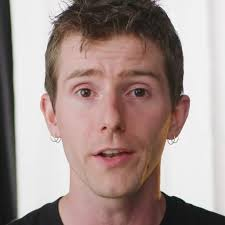
#> input picture test_images/linus1.jpg, 225 x 225 px
$ jupyter execute Data_Preprocessing.ipynb   (shell and % lines are left out)
#> lines starting #> are read from the running program, lines starting #| are printed output that depends on the picture; after the words box and inside, x2 and y2 are one past the last pixel; in counts of white or black regions, pixels touching at a corner belong together
<h1 style='color:Green' align='center'>Celebrity Image Classification<h1>

[cell 1]
import numpy as np
import cv2
import matplotlib
from matplotlib import pyplot as plt

<h2>Preprocessing :- Detect face and eyes</h2>

[cell 2]
img = cv2.imread('./test_images/linus1.jpg')
#> img is the input picture: shape (225, 225, 3); mean B, G, R 142, 146.4, 164.7
img.shape
#> Out = (225, 225, 3)

[cell 3]
plt.imshow(img)

[cell 4]
gray = cv2.cvtColor(img, cv2.COLOR_BGR2GRAY)
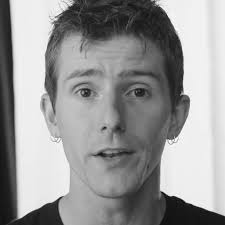
#> gray: shape (225, 225); min 6, max 255, mean 151.4
gray.shape
#> Out = (225, 225)

[cell 5]
gray #representation in terms of matrix

[cell 6]
plt.imshow(gray, cmap='gray')

Using HaarCascade(Refer to OpenCV Documentation)

[cell 7]
face_cascade = cv2.CascadeClassifier('./opencv/haarcascades/haarcascade_frontalface_default.xml')
eye_cascade = cv2.CascadeClassifier('./opencv/haarcascades/haarcascade_eye.xml')

faces = face_cascade.detectMultiScale(gray, 1.3, 5)
#> faces = [[39, 32, 149, 149]]
faces
#> Out = [[39, 32, 149, 149]]

[cell 8]
(x,y,w,h) = faces[0]
#> x = 39; y = 32; w = 149; h = 149
x,y,w,h
#> Out = (39, 32, 149, 149)

[cell 9]
face_img = cv2.rectangle(img,(x,y),(x+w,y+h),(255,0,0),2)
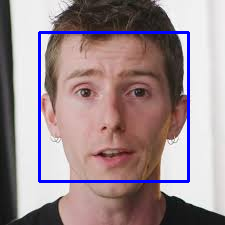
#> face_img: shape (225, 225, 3); mean B, G, R 144.8, 140.1, 158
plt.imshow(face_img)

[cell 10]
cv2.destroyAllWindows()
for (x,y,w,h) in faces:
    face_img = cv2.rectangle(img,(x,y),(x+w,y+h),(255,0,0),2)
    roi_gray = gray[y:y+h, x:x+w]
    roi_color = face_img[y:y+h, x:x+w]
    eyes = eye_cascade.detectMultiScale(roi_gray)
    for (ex,ey,ew,eh) in eyes:
        cv2.rectangle(roi_color,(ex,ey),(ex+ew,ey+eh),(0,255,0),2)
#> this loop made 1 pass
#> (x, y, w, h, eyes) on pass 1: (39, 32, 149, 149, [[26, 41, 36, 36], [83, 44, 34, 34]])
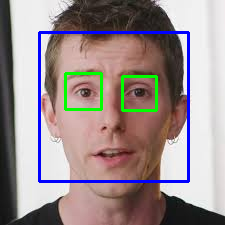
#> img: shape (225, 225, 3); 1.64% of pixels changed, all inside (x1, y1, x2, y2) = (64, 72, 158, 112)
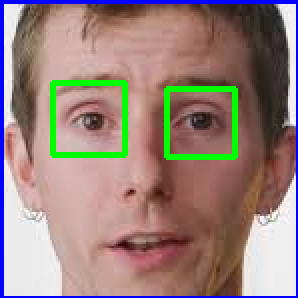
#> roi_color: shape (149, 149, 3) (shown 2 times larger); mean B, G, R 124.3, 130.9, 152.2


plt.figure()
plt.imshow(face_img, cmap='gray')
plt.show()

Crop The Face

[cell 11]
plt.imshow(roi_color, cmap='gray')

[cell 12]
cropped_img = np.array(roi_color)
cropped_img.shape
#> Out = (149, 149, 3)

Preprocessing: Use wavelet transform as a feature for traning our model

Wavelet Transformation (Help model distinguish between eyes, nose, ear, etc)

### Wavelet Transformation (Stackoverflow)

[cell 13]
import numpy as np
import pywt
import cv2

def w2d(img, mode='haar', level=1):
#> called with mode = 'db1', level = 5
    imArray = img
    #Datatype conversions
    #convert to grayscale
    imArray = cv2.cvtColor( imArray,cv2.COLOR_RGB2GRAY )
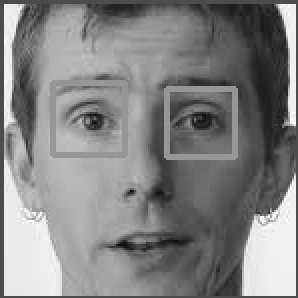
#> imArray: shape (149, 149) (shown 2 times larger); min 11, max 254, mean 131.3
    #convert to float
    imArray =  np.float32(imArray)
    imArray /= 255;
    # compute coefficients
    coeffs=pywt.wavedec2(imArray, mode, level=level)
#> coeffs = 6 items

    #Process Coefficients
    coeffs_H=list(coeffs)
#> coeffs_H = 6 items
    coeffs_H[0] *= 0;

    # reconstruction
    imArray_H=pywt.waverec2(coeffs_H, mode);
    imArray_H *= 255;
    imArray_H =  np.uint8(imArray_H)
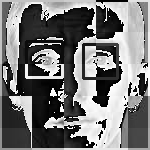
#> imArray_H: shape (150, 150); min 0, max 255, mean 117.8

    return imArray_H

[cell 14]
im_har = w2d(cropped_img,'db1',5)
plt.imshow(im_har, cmap='gray')

Preprocessing: Load image, detect face. If eyes >=2, then save and crop the face region

Function to get a image and crop it if it has 2 eyes. We are converting it to grayscale to reduce a RGB dimension(Which makes things way easier)

[cell 15]
def get_cropped_image_if_2_eyes(image_path):
#> called with image_path = './test_images/linus1.jpg'
    img = cv2.imread(image_path)
    if img is None:
        print(f"Error: Image not found or unable to read: {image_path}")
        return None
    gray = cv2.cvtColor(img, cv2.COLOR_BGR2GRAY)
    faces = face_cascade.detectMultiScale(gray, 1.3, 5)
#> faces = [[39, 32, 149, 149]]
    for (x, y, w, h) in faces:
        roi_gray = gray[y:y+h, x:x+w]
        eyes = eye_cascade.detectMultiScale(roi_gray)
        if len(eyes) >= 2:
            roi_color = img[y:y+h, x:x+w]
            return roi_color
    return None

[cell 16]
original_image = cv2.imread('./test_images/linus1.jpg')
plt.imshow(original_image)

[cell 17]
cropped_image = get_cropped_image_if_2_eyes('./test_images/linus1.jpg')
plt.imshow(cropped_image)

**In the below image face is not very clear and it doesn't have two eyes clearly visible**

[cell 18]
org_image_obstructed = cv2.imread('./test_images/linus2.jpeg')
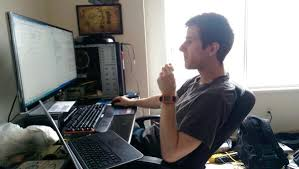
#> input picture test_images/linus2.jpeg, 299 x 169 px
#> org_image_obstructed is the input picture: shape (169, 299, 3); mean B, G, R 118.4, 119.2, 119.5
plt.imshow(org_image_obstructed)

[cell 19]
cropped_image_no_2_eyes = get_cropped_image_if_2_eyes('./test_images/linus2.jpeg')
cropped_image_no_2_eyes

This image doesn't have visible eyes so we won't use these images for training as of now

[cell 20]
path_to_data = "./dataset/"
path_to_cr_data = "./dataset/cropped/"

[cell 21]
import os
img_dirs = []
for entry in os.scandir(path_to_data):
    if entry.is_dir():
        img_dirs.append(entry.path)

[cell 22]
img_dirs

**Go through all images in dataset folder and create cropped images for them. There will be cropped folder inside dataset folder after executing this code**

[cell 23]
import shutil
if os.path.exists(path_to_cr_data):
     shutil.rmtree(path_to_cr_data)
os.mkdir(path_to_cr_data)

[cell 24]
cropped_image_dirs = []
celebrity_file_names_dict = {}
for img_dir in img_dirs:
    count = 1
    celebrity_name = img_dir.split('/')[-1]
    celebrity_file_names_dict[celebrity_name] = []
    for entry in os.scandir(img_dir):
        print(f"Processing file: {entry.path}")
        roi_color = get_cropped_image_if_2_eyes(entry.path)
#> call 3 of get_cropped_image_if_2_eyes, with image_path = './dataset/amber_heard/image_101.jpg'
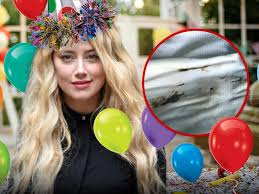
#> input picture dataset/amber_heard/image_101.jpg, 259 x 194 px
#> in get_cropped_image_if_2_eyes, img is the input picture: shape (194, 259, 3); mean B, G, R 111.3, 125.8, 138.6
#> in get_cropped_image_if_2_eyes (call 3), `gray = cv2.cvtColor(img, cv2.COLOR_BGR2GRAY)`:
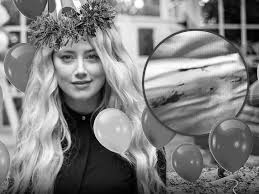
#> gray: shape (194, 259); min 0, max 255, mean 128
#> in get_cropped_image_if_2_eyes (call 3), `faces = face_cascade.detectMultiScale(gray, 1.3, 5)`: faces = [[47, 32, 69, 69]]
#> the loop in get_cropped_image_if_2_eyes (call 3), `for (x, y, w, h) in faces:` made 1 pass
#> pass 1, in get_cropped_image_if_2_eyes (call 3), `roi_gray = gray[y:y+h, x:x+w]`:
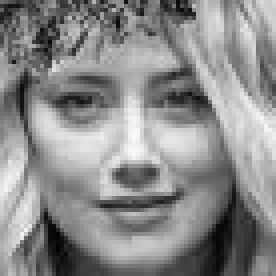
#> roi_gray: shape (69, 69) (shown 4 times larger); min 3, max 251, mean 138.9
